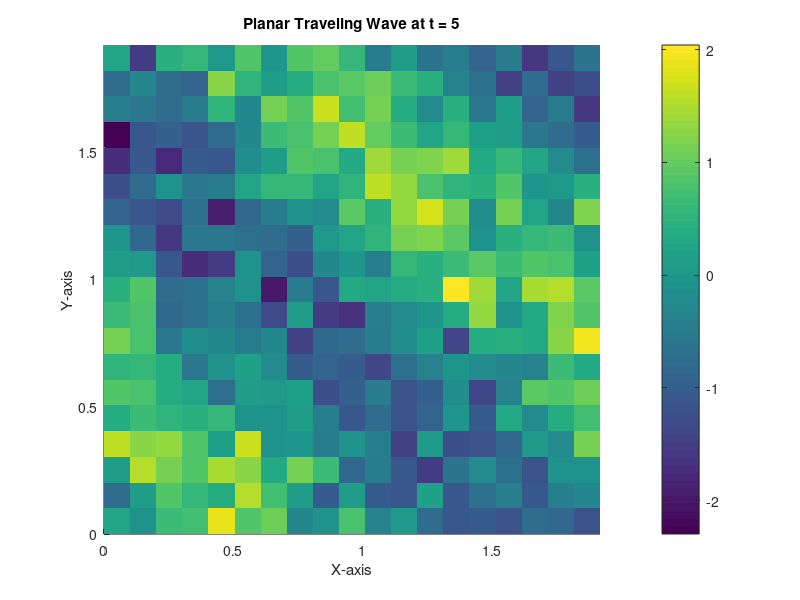
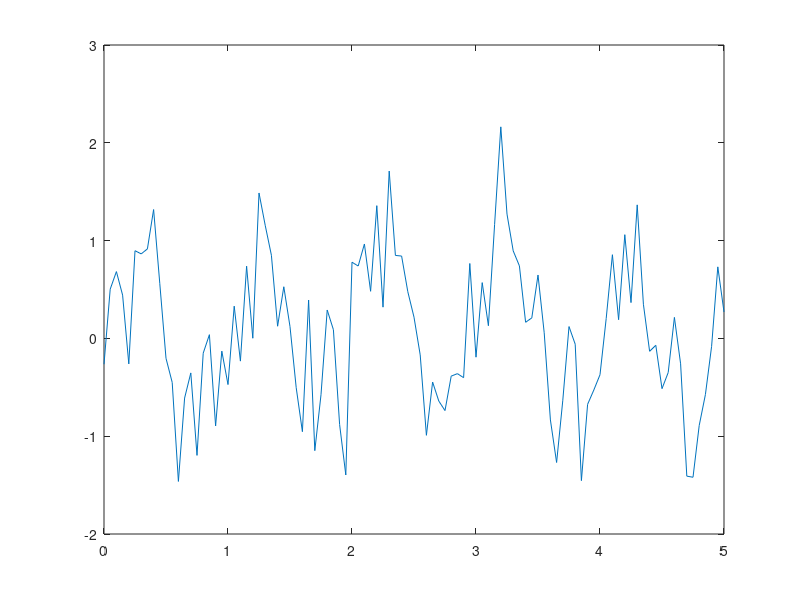

MATLAB code to generate these figures, in order: (Note: this script raises an error after producing the figures.)

%% STEP 1: SIMULATE A 2D TRAVELING WAVE 

close all;
clear;
clc

% Parameters
Lx = 10;          % Length in x direction
Ly = 10;          % Length in y direction
Nx = 100;         % Number of points in x
Ny = 100;         % Number of points in y
c = 1;            % Wave speed
T = 5;            % Total time
dt = 0.05;         % Time step

% Create spatial grid
x = linspace(0, Lx, Nx);
y = linspace(0, Ly, Ny);
[X, Y] = meshgrid(x, y);
data=[];
tt=[];
% Time loop
for t = 0:dt:T
    % Calculate the wave function
    wave = sin(2 * pi * (0.5*X + 0.5*Y + c * t) );
    wave = wave + 0.5*randn(size(wave));
    data = cat(3,data,wave);
    tt=[tt t];
    
    
    % Plotting
    %surf(X, Y, wave, 'EdgeColor', 'none');
    %axis([0 Lx 0 Ly -1 1]); % Set axis limits
    surf(X(1:20,1:20), Y(1:20,1:20), wave(1:20,1:20), 'EdgeColor', 'none');    
    xlabel('X-axis');
    ylabel('Y-axis');
    zlabel('Wave Amplitude');
    title(['Planar Traveling Wave at t = ' num2str(t)]);
    colorbar;
    view(2);  % 2D view
    axis tight
    pause(0.1); % Pause for a moment to visualize
end

%% STEP 2: DETECT TRAVELING WAVE AND IDENTIFY ITS PROPERTIES

% compute the fft of the signal 

x=squeeze(data(1,1,:));
Fs=1/dt;
figure;plot(tt,x);
[psdx,ffreq,phasex]=fft_compute(x,Fs,1);

% design band pass filter between 0.8 and 1.2Hz
bpFilt = designfilt('bandpassiir','FilterOrder',4, ...
    'HalfPowerFrequency1',0.8,'HalfPowerFrequency2',1.2, ...
    'SampleRate',Fs);
fvtool(bpFilt)

% extracting phase time series for the 2D data 
data1 = permute(data,[3 1 2]);
tmp=filtfilt(bpFilt,data1);
tmp1 = angle(hilbert(tmp));
tmp = permute(tmp,[2 3 1]);
tmp1 = permute(tmp1,[2 3 1]);
x1=squeeze(tmp(1,1,:));
figure;plot(tt,x)
hold on
plot(tt,x1)

phdata=tmp1;
xx=1:size(phdata,1);
yy=1:size(phdata,2);

% creating the predictor values
pred = [];
for i=1:20
    pred = [pred; [ (1:20)' repmat(i,20,1)]];
end

% performing 2D circular linear correlation at each time-point
for i=1:size(phdata,3)
    tmp = phdata(:,:,i); % this is the 2D phase data across the grid 
    tmp = tmp(1:20,1:20);

    % iteratively solve for cirular linear regression
    % model is theta_hat = ax + by + e , where x and y are spatial
    % coordinates

    theta = tmp(:);
    rval=[];
    for alp=0:0.5:360
        rtmp=[];
        for r= 0.05:0.05:20
            a = r*cosd(alp);
            b = r*sind(alp);
            theta_hat = pred*([a;b]);            

            y = theta-theta_hat;
            r1 = mean(cos(y));
            r2 = mean(sin(y));
            rtmp = [rtmp ;sqrt(r1^2 + r2^2)];
        end
        rval = [rval rtmp];
    end

    % get the best regression parameters
    [aa bb]=find(rval==max(rval(:)));

    % reconstruction 
    alp_hat=0:0.5:360;
    r_h at= 0.05:0.05:20;
    alp_hat = alp_hat(bb);
    r_hat = r_hat(aa);
    ahat = r_hat * cosd(alp_hat);
    bhat = r_hat * sind(alp_hat);

    theta_hat = pred*([ahat;bhat]);
   






end



%%
% Parameters
R = 5;           % Maximum radius of the wave
N = 200;         % Number of spatial points (resolution)
c = 1;           % Wave speed
T = 10;          % Total time
dt = 0.1;        % Time step
time_steps = T/dt;

% Create spatial grid in Cartesian coordinates
x = linspace(-R, R, N);
y = linspace(-R, R, N);
[X, Y] = meshgrid(x, y);

% Iterate over time
for t = 0:dt:T
    % Calculate the radius from the center for each point
    radius = sqrt(X.^2 + Y.^2);
    
    % Define the wave function (traveling wave)
    wave = sin(2 * pi * (radius - c * t));  % Traveling wave solution
    
    % Plotting
    surf(X, Y, wave, 'EdgeColor', 'none');
    axis equal;
    axis([-R R -R R -1 1]); % Set axis limits
    xlabel('X-axis');
    ylabel('Y-axis');
    zlabel('Wave Amplitude');
    title(['Circular Planar Traveling Wave at t = ' num2str(t)]);
    colorbar;
    view(2);  % 2D view
    pause(0.1); % Pause for visualization
end